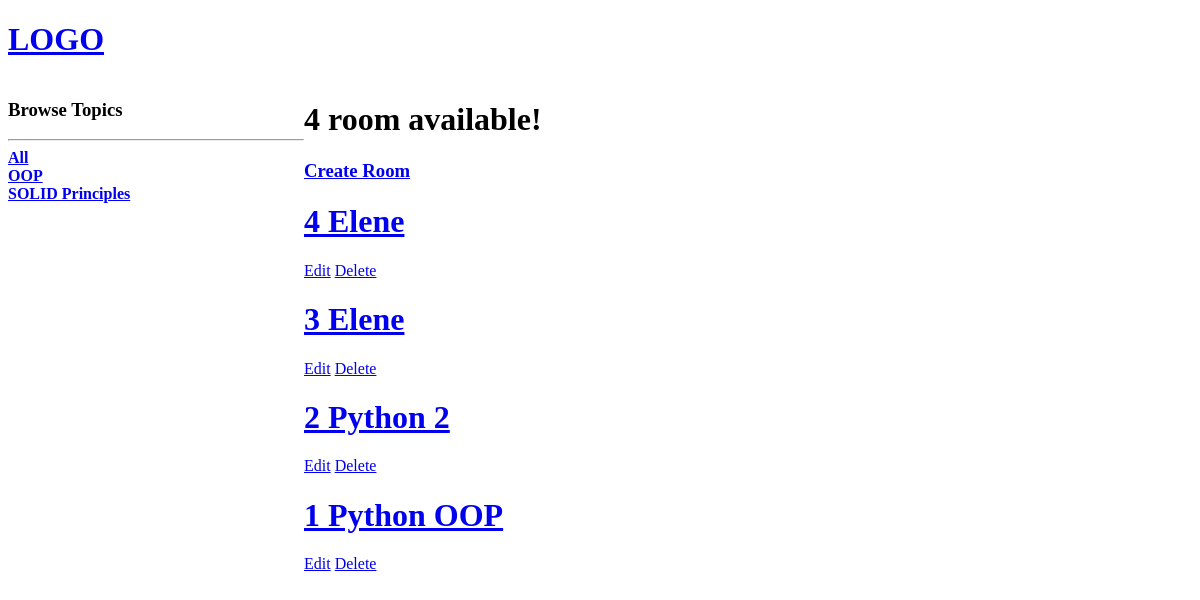
Before: / with the older database file.
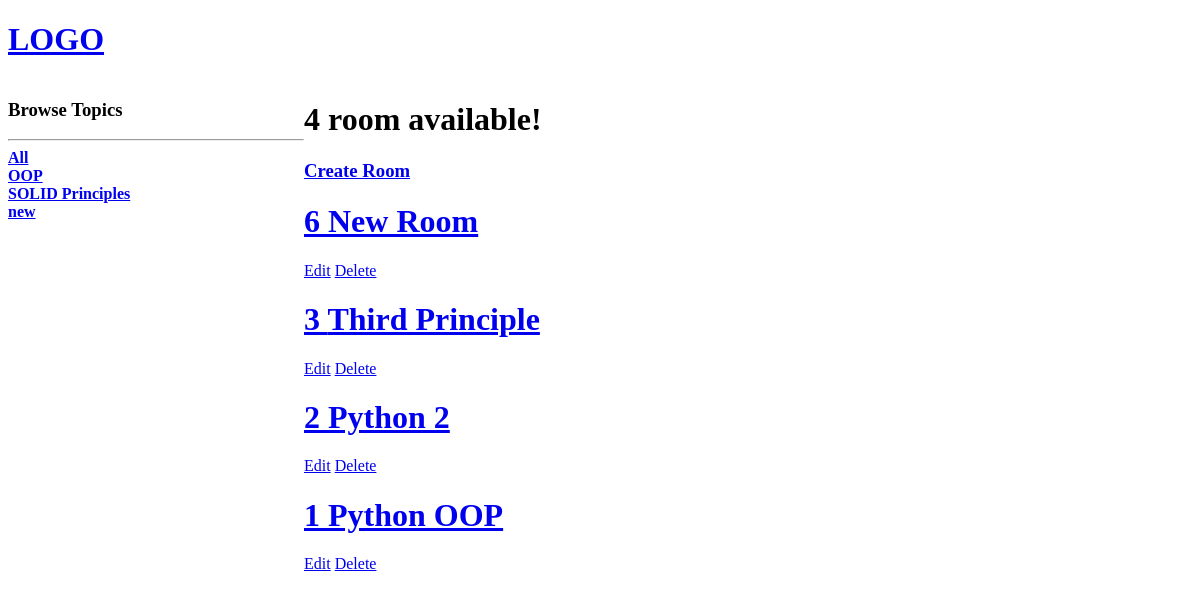
After: the same page with the newer database file.
### base/models.py (models this page shows, shortened)
class Topic(models.Model):
    name = models.CharField(max_length=200)
    def __str__(self):
        return self.name

class Room(models.Model):
    host = models.ForeignKey(User, on_delete=models.SET_NULL, null=True)
    topic = models.ForeignKey(Topic, on_delete=models.SET_NULL, null=True)
    name = models.CharField(max_length=150)
    description = models.TextField(null=True, blank=True)
    updated = models.DateTimeField(auto_now=True)
    created = models.DateTimeField(auto_now_add=True)
    class Meta:
        ordering = ['-updated', '-created']

### base/views.py (the view)
# urls.py: path('', views.home, name='home'),
def home(request):
    q = request.GET.get('q') if request.GET.get('q') != None else ''
    rooms = Room.objects.filter(Q(topic__name__icontains=q) | Q(name__icontains=q))
    topics = Topic.objects.all()
    room_count = rooms.count()
    context = {'rooms': rooms, "topics": topics, "room_count": room_count}
    return render(request, 'base/home.html', context)

### base/templates/base/home.html (shortened to what this page needs)
{% extends 'main.html' %}
{% block content %}
    <div class="home-container">
        <div>
            <h3>Browse Topics</h3>
            <hr>
            <div>
                <a href="{% url 'home' %}"><b>All</b></a>
            </div>
            {% for topic in topics %}
                <div>
                    <a href="{% url 'home' %}?q={{ topic.name }}"><b>{{ topic }}</b></a>
                </div>
            {% endfor %}
        </div>
        <div>
            <h1>{{ room_count }} room available!</h1>
            <a href="{% url 'create-room' %}"><h3>Create Room</h3></a>
            {% for room in rooms %}
                <a href="{% url 'room' room.id %}"><h1>{{ room.id }} {{ room.name }}</h1></a>
                <a href="{% url 'update-room' room.id %}">Edit</a>
                <a href="{% url 'delete-room' room.id %}">Delete</a>
            {% endfor %}
        </div>
    </div>
{% endblock %}

Changed rows visible on the page:
removed Room: id "4", name "Elene"
added Topic: name "new"
added Room: id "6", name "New Room"
changed Room id 3: name "Elene" → "Third Principle"
